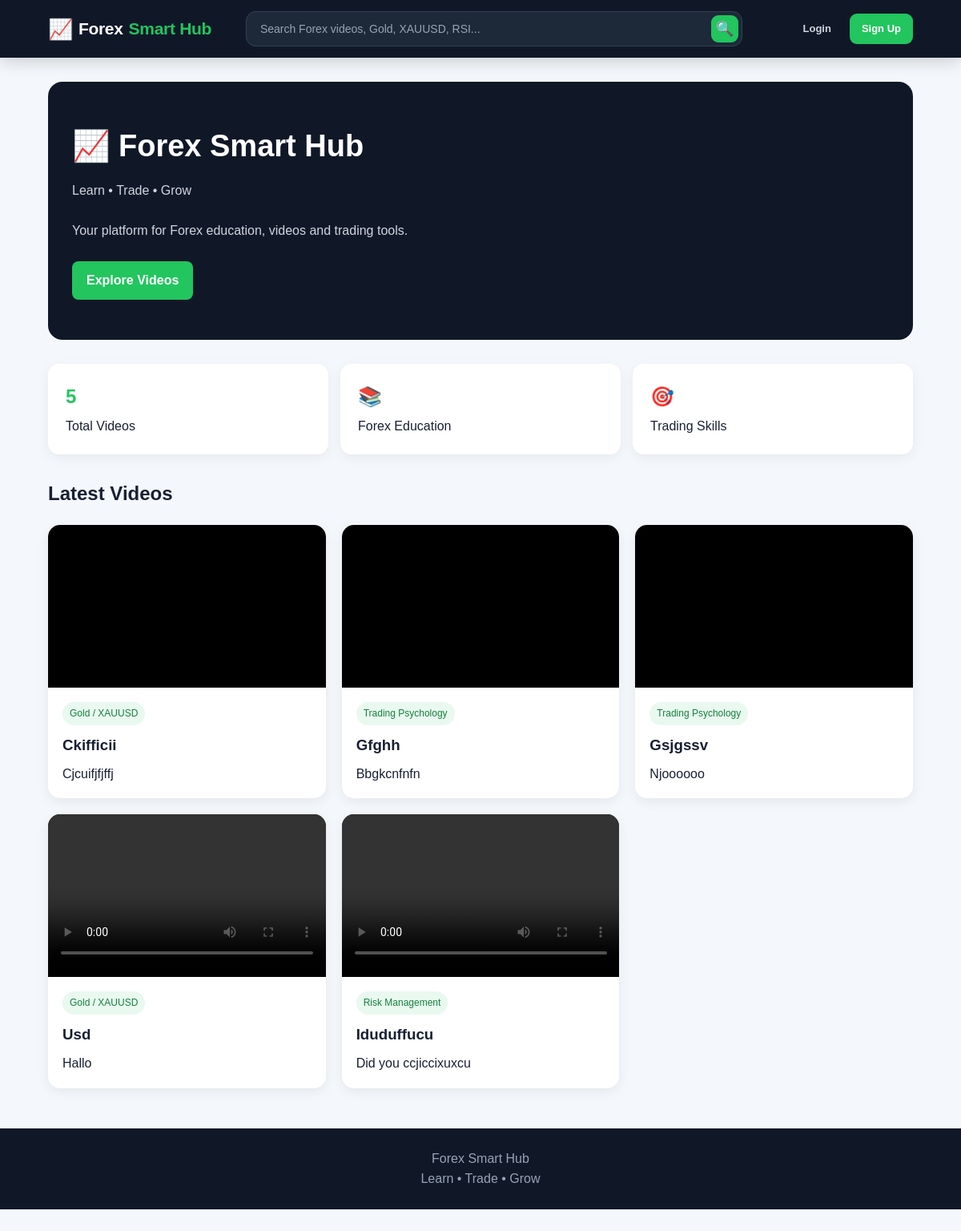
The page / on the database its author committed.
### tables this page shows
CREATE TABLE videos (
            id INTEGER PRIMARY KEY AUTOINCREMENT,
            title TEXT NOT NULL,
            description TEXT,
            category TEXT NOT NULL,
            video_type TEXT NOT NULL,
            video_url TEXT,
            filename TEXT,
            created_at TIMESTAMP DEFAULT CURRENT_TIMESTAMP
        , user_id INTEGER);

### app.py (the view)
@app.route("/")
def home():
    conn = get_db()
    videos = conn.execute("""
        SELECT
            videos.*,
            users.name AS username

        FROM videos

        LEFT JOIN users
        ON videos.user_id = users.id

        ORDER BY videos.id DESC

        LIMIT 6
    """).fetchall()
    total = conn.execute(
        "SELECT COUNT(*) FROM videos"
    ).fetchone()[0]
    conn.close()
    return render_template(
        "index.html",
        videos=videos,
        total=total
    )

### app.py (called while the page is built, shortened)
def get_db():
    conn = sqlite3.connect(DATABASE)
    conn.row_factory = sqlite3.Row
    return conn

@app.context_processor
def inject_user():
    current_user = None
    return {
        "current_user": current_user
    }

### templates/index.html (shortened to what this page needs)
{% extends "base.html" %}
{% block content %}
<section class="hero">
    <h1>📈 Forex Smart Hub</h1>
    <p>
        Learn • Trade • Grow
    </p>
    <p>
        Your platform for Forex education, videos and trading tools.
    </p>
    <a href="{{ url_for('videos') }}" class="btn">
        Explore Videos
    </a>
</section>
<section class="stats">
    <div class="stat">
        <h2>{{ total }}</h2>
        <p>Total Videos</p>
    </div>
    <div class="stat">
        <h2>📚</h2>
        <p>Forex Education</p>
    </div>
    <div class="stat">
        <h2>🎯</h2>
        <p>Trading Skills</p>
    </div>
</section>
<h2 style="margin-bottom:20px;">
    Latest Videos
</h2>
<div class="grid">
    {% for video in videos %}
    <div class="card">
        <div class="video-box">
            {% if video["video_type"] == "youtube" %}
                <iframe
                    src="{{ video['video_url'] }}"
                    allowfullscreen>
                </iframe>
            {% else %}
                <video controls>
                    <source
                        src="{{ url_for('static', filename='uploads/' + video['filename']) }}">
                </video>
            {% endif %}
        </div>
        <div class="card-body">
            <span class="category">
                {{ video["category"] }}
            </span>
            <h3>
                {{ video["title"] }}
            </h3>
            <p>
                {{ video["description"] or "Forex educational video." }}
            </p>
        </div>
    </div>
    {% else %}
    <p>
        No videos available yet.
    </p>
    {% endfor %}
</div>
{% endblock %}

### templates/base.html (style rules this page uses)
* { box-sizing: border-box; margin: 0; padding: 0; }
body { font-family: Arial, sans-serif; background: #f4f7fb; color: #172033; line-height: 1.6; padding-bottom: 80px; }
.hero { background: #101828; color: white; padding: 50px 30px; border-radius: 18px; margin-bottom: 30px; }
.hero h1 { font-size: 38px; margin-bottom: 12px; }
.hero p { color: #d0d5dd; margin-bottom: 25px; }
.btn { display: inline-block; padding: 11px 18px; border-radius: 8px; text-decoration: none; border: none; cursor: pointer; background: #22c55e; color: white; font-weight: bold; }
.stats { display: grid; grid-template-columns: repeat(auto-fit, minmax(180px, 1fr)); gap: 15px; margin-bottom: 30px; }
.stat { background: white; padding: 22px; border-radius: 14px; box-shadow: 0 4px 15px rgba(0,0,0,.06); }
.stat h2 { color: #22c55e; margin-bottom: 5px; }
.grid { display: grid; grid-template-columns: repeat(auto-fit, minmax(270px, 1fr)); gap: 20px; }
.card { background: white; border-radius: 15px; overflow: hidden; box-shadow: 0 4px 15px rgba(0,0,0,.07); }
.card-body { padding: 18px; }
.card h3 { margin-bottom: 8px; }
.category { display: inline-block; background: #e9f9ef; color: #15803d; padding: 5px 9px; border-radius: 20px; font-size: 12px; margin-bottom: 10px; }
.video-box { width: 100%; aspect-ratio: 16/9; background: #000; }
.video-box video, .video-box iframe { width: 100%; height: 100%; border: none; }

### rows shown on the page
videos: category "Gold / XAUUSD", title "Ckifficii", description "Cjcuifjfjffj"
videos: category "Trading Psychology", title "Gfghh", description "Bbgkcnfnfn"
videos: category "Trading Psychology", title "Gsjgssv", description "Njoooooo"
videos: category "Gold / XAUUSD", title "Usd", description "Hallo"
videos: category "Risk Management", title "Iduduffucu", description "Did you ccjiccixuxcu"

### other values the page prints
{{ total }} "5"
